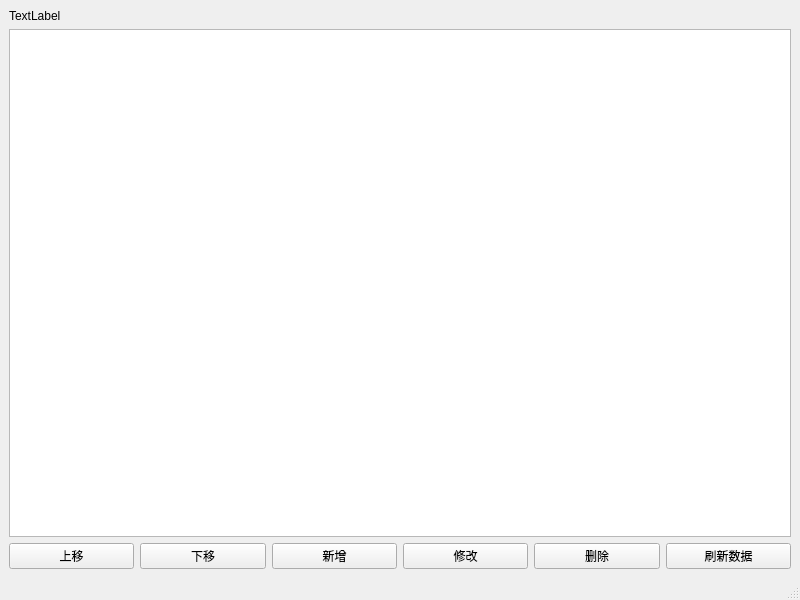
<?xml version="1.0" encoding="UTF-8"?>
<ui version="4.0">
 <class>MainWindow</class>
 <widget class="QMainWindow" name="MainWindow">
  <property name="geometry">
   <rect>
    <x>0</x>
    <y>0</y>
    <width>800</width>
    <height>600</height>
   </rect>
  </property>
  <property name="windowTitle">
   <string>MainWindow</string>
  </property>
  <widget class="QWidget" name="centralwidget">
   <layout class="QVBoxLayout" name="verticalLayout_2">
    <item>
     <layout class="QHBoxLayout" name="statisticsLayout">
      <item>
       <widget class="QLabel" name="fundStatLabel">
        <property name="text">
         <string>TextLabel</string>
        </property>
       </widget>
      </item>
     </layout>
    </item>
    <item>
     <layout class="QVBoxLayout" name="listLayout">
      <item>
       <widget class="QTableView" name="tableView"/>
      </item>
     </layout>
    </item>
    <item>
     <layout class="QHBoxLayout" name="controlLayout">
      <item>
       <widget class="QPushButton" name="moveUpButton">
        <property name="text">
         <string>上移</string>
        </property>
       </widget>
      </item>
      <item>
       <widget class="QPushButton" name="pushButton_6">
        <property name="text">
         <string>下移</string>
        </property>
       </widget>
      </item>
      <item>
       <widget class="QPushButton" name="addButton">
        <property name="text">
         <string>新增</string>
        </property>
       </widget>
      </item>
      <item>
       <widget class="QPushButton" name="editButton">
        <property name="text">
         <string>修改</string>
        </property>
       </widget>
      </item>
      <item>
       <widget class="QPushButton" name="deleteButton">
        <property name="text">
         <string>删除</string>
        </property>
       </widget>
      </item>
      <item>
       <widget class="QPushButton" name="refreshButton">
        <property name="text">
         <string>刷新数据</string>
        </property>
       </widget>
      </item>
     </layout>
    </item>
   </layout>
  </widget>
  <widget class="QMenuBar" name="menubar">
   <property name="geometry">
    <rect>
     <x>0</x>
     <y>0</y>
     <width>800</width>
     <height>24</height>
    </rect>
   </property>
  </widget>
  <widget class="QStatusBar" name="statusbar"/>
 </widget>
 <resources/>
 <connections>
  <connection>
   <sender>moveUpButton</sender>
   <signal>clicked()</signal>
   <receiver>fundStatLabel</receiver>
   <slot>clear()</slot>
   <hints>
    <hint type="sourcelabel">
     <x>97</x>
     <y>543</y>
    </hint>
    <hint type="destinationlabel">
     <x>57</x>
     <y>42</y>
    </hint>
   </hints>
  </connection>
 </connections>
</ui>
